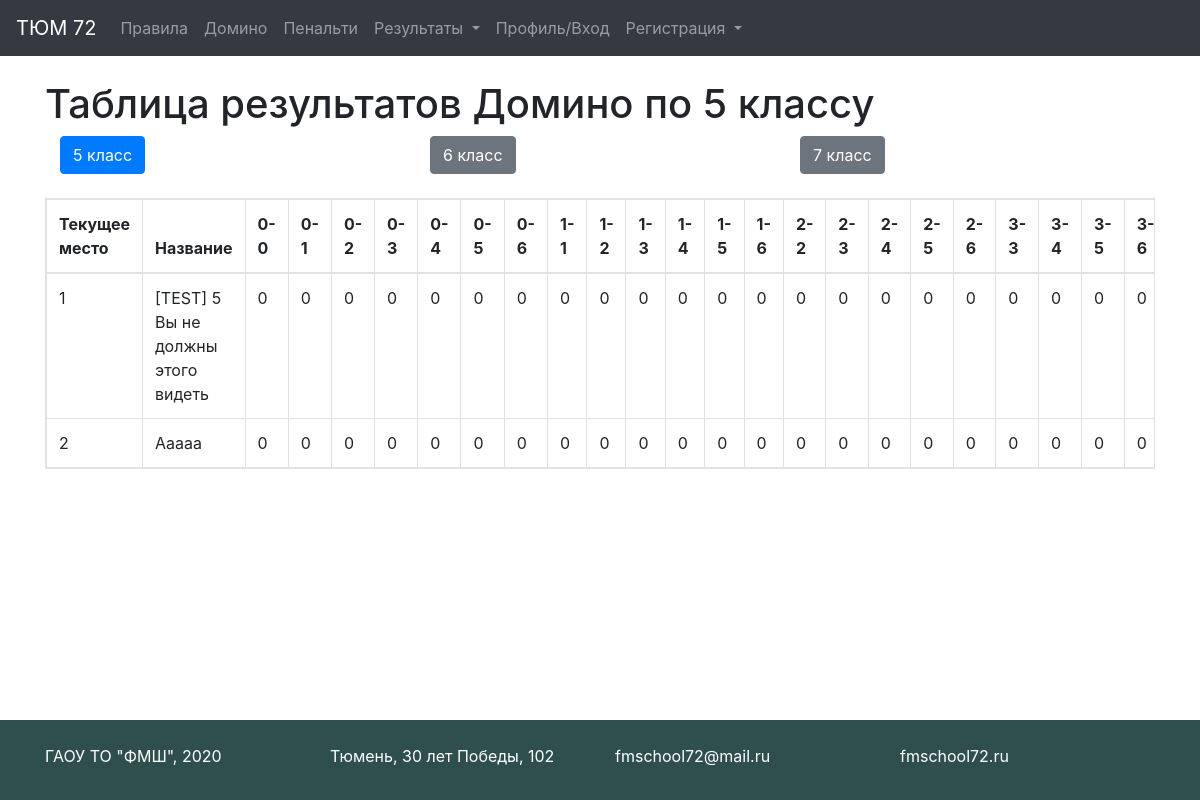
Page /results/domino/5 on the committed database.
### tables this page shows
CREATE TABLE domino_tasks5 (id INTEGER PRIMARY KEY AUTOINCREMENT UNIQUE NOT NULL, title STRING NOT NULL UNIQUE, picked_tasks STRING DEFAULT " ", t1 NOT NULL DEFAULT '0ok', t2 NOT NULL DEFAULT '0ok', t3 NOT NULL DEFAULT '0ok', t4 NOT NULL DEFAULT '0ok', t5 NOT NULL DEFAULT '0ok', t6 NOT NULL DEFAULT '0ok', t7 NOT NULL DEFAULT '0ok', t8 NOT NULL DEFAULT '0ok', t9 NOT NULL DEFAULT '0ok', t10 NOT NULL DEFAULT '0ok', t11 NOT NULL DEFAULT '0ok', t12 NOT NULL DEFAULT '0ok', t13 NOT NULL DEFAULT '0ok', t14 NOT NULL DEFAULT '0ok', t15 NOT NULL DEFAULT '0ok', t16 NOT NULL DEFAULT '0ok', t17 NOT NULL DEFAULT '0ok', t18 NOT NULL DEFAULT '0ok', t19 NOT NULL DEFAULT '0ok', t20 NOT NULL DEFAULT '0ok', t21 NOT NULL DEFAULT '0ok', t22 NOT NULL DEFAULT '0ok', t23 NOT NULL DEFAULT '0ok', t24 NOT NULL DEFAULT '0ok', t25 NOT NULL DEFAULT '0ok', t26 NOT NULL DEFAULT '0ok', t27 NOT NULL DEFAULT '0ok', t28 NOT NULL DEFAULT '0ok', sum INTEGER DEFAULT (0));

### app.py (the view)
@app.route('/results/<game>/<grade>')
def results(game, grade):
    debug_var_test = 0  # 0 - показываем тестовых юзеров, 1 - не показываем
    debug_var_zero = 0  # 0 - показываем юзеров с 0 баллами, 1 - не показываем
    grade = str(grade)
    team = ''
    if is_auth() and str(current_user.grade) == str(grade):
        team = current_user.team_name
    titles = {'domino': 'Домино', 'penalty': 'Пенальти'}
    if game == 'domino':
        info = domino_info
        number = 28
        keys = domino_keys
    else:
        info = penalty_info
        number = 16
        keys = penalty_keys
    table = game + '_tasks' + str(grade)
    con = sqlite3.connect(os.path.join("db", "tasks.db"))
    cur = con.cursor()
    results = cur.execute(f"SELECT * from {table} ORDER BY sum DESC").fetchall()
    con.close()
    if debug_var_test == 1:
        results = [row for row in results if
                   "[TEST]" not in row[1]]  # Не показываем тестовую команду
    if debug_var_zero == 1:
        results = [row for row in results if row[-1] == 0]  # Не показываем тех, кто ничего не набрал
    team_num = len(results)
    return render_template("results.html", team=team, results=results, title=titles[game],
                           grade=grade,
                           info=info, number=number, team_num=team_num, keys=keys)

### app.py (called while the page is built)
def is_auth():
    return current_user.is_authenticated

### templates/results.html (shortened to what this page needs)
{% extends "base.html" %}
{% block content %}
    <h1>Таблица результатов {{ title }} по {{ grade }} классу</h1>
    <div class="container">
        <div class="row">
            {% for grd in ['5', '6', '7'] %}
                {% set a_grd = "./" + grd %}
                {% if grd == grade %}
                    <div class="col-sm">
                        <a href={{a_grd}} type="button" class="btn btn-primary">{{grd}} класс</a></div>
                {% else %}
                    <div class="col-sm">
                        <a href={{a_grd}} type="button" class="btn btn-secondary">{{grd}} класс</a></div>
                {% endif %}
            {% endfor %}
        </div>
    </div>
    <br>
    <table class="table table-bordered table-responsive" id="results">
        <thead>
        <tr>
            <th> Текущее место</th>
            <th> Название</th>
            {% for task in keys %}
                <th width="10%"> {{ info[grade][task]['name'] }} </th>
            {% endfor %}
        </tr>
        </thead>
        {% for place in range(team_num) %}
            <tr>
                {% if results[place][1] == team %}
                    <td class="table-primary"> {{ place + 1 }} </td>
                    <td class="table-primary"> {{ results[place][1] }} </td>
                {% else %}
                    <td> {{ place + 1 }} </td>
                    <td> {{ results[place][1] }} </td>
                {% endif %}
                {% if title == 'Домино' %}
                    {% set step = 3 %}
                {% else %}
                    {% set step = 2 %}
                {% endif %}
                {% for i in range(step, number + step) %}
                    {% set state = results[place][i][-2:] %}
                    {% set points = results[place][i][:-2] %}
                    {% if state == 'af' %}
                        <td class="table-success" width="30px"> {{ points }} </td>
                    {% elif state in ['ff', 'as', 'bf'] %}
                        <td class="table-warning" width="30px"> {{ points }} </td>
                    {% elif state == 'fs' %}
                        <td class="table-danger" width="30px"> {{ points }} </td>
                    {% else %}
                        <td width="30px"> {{ points }} </td>
                    {% endif %}
                {% endfor %}
            </tr>
        {% endfor %}
    </table>
{% endblock %}

### templates/base.html (shortened to what this page needs)
<!doctype html>
<html lang="ru">
<head>
    <link rel="stylesheet"
          href="https://stackpath.bootstrapcdn.com/bootstrap/4.4.1/css/bootstrap.min.css"
>
    <link rel="stylesheet" type="text/css" href="/static/css/style.css"/>
</head>
<body>
<div id="page-container">
    <div id="content-wrap">
        <header>
            <nav class="navbar navbar-expand-lg navbar-dark bg-dark">
                <a class="navbar-brand" href="/">ТЮМ 72</a>
                <div class="collapse navbar-collapse" id="navbarNav">
                    <ul class="navbar-nav">
                        <li class="nav-item">
                            <a class="nav-link" href="/rules">Правила</a>
                        </li>
                        <li class="nav-item">
                            <a class="nav-link" href="/domino">Домино</a>
                        </li>
                        <li class="nav-item">
                            <a class="nav-link" href="/penalty">Пенальти</a>
                        </li>
                        <li class="nav-item dropdown">
                            <a class="nav-link dropdown-toggle" href="#" id="navbarDropdown"
                               role="button" data-toggle="dropdown" aria-haspopup="true"
                               aria-expanded="false">
                                Результаты
                            </a>
                        </li>
                        <li class="nav-item">
                            <a class="nav-link" href="/profile">Профиль/Вход</a>
                        </li>
                        <li class="nav-item dropdown">
                            <a class="nav-link dropdown-toggle" href="#" id="navbarDropdown"
                               role="button" data-toggle="dropdown" aria-haspopup="true"
                               aria-expanded="false">
                                Регистрация
                            </a>
                        </li>
                    </ul>
                </div>
            </nav>
        </header>
        <main role="main" class="container">
            <br>
            {% block content %}{% endblock %}
        </main>
    </div>
    <footer id="footer">
        <br>
        <div class="container">
            <div class="row align-items-center">
                <div class="col">
                    ГАОУ ТО "ФМШ", 2020
                </div>
                <div class="col">
                    <a href="https://www.google.com/maps/place/ул.+30+лет+Победы,+102,+Тюмень,+Тюменская+обл.,+625051/@57.1161719,65.5862042,17z/data=!3m1!4b1!4m5!3m4!1s0x43bbe0de6f18b76f:0xbbb0b63150a73e69!8m2!3d57.116169!4d65.5883929?hl=ru">
                        Тюмень, 30 лет Победы, 102
                    </a>
                </div>
                <div class="col">
                    <a href="mailto:fmschool72@mail.ru?subject=ТЮМ 72" target="_blank">
                        fmschool72@mail.ru
                    </a>
                </div>
                <div class="col">
                    <a href="https://fmschool72.ru/" target="_blank">fmschool72.ru</a>
                </div>
            </div>
        </div>
    </footer>
</div>
</body>
</html>

### static/css/style.css (style rules this page uses)
#page-container { position: relative; min-height: 100vh; }
#content-wrap { padding-bottom: 5rem; }
#footer { background: darkslategrey; color: white; position: absolute; bottom: 0; width: 100%; height: 5rem; }
footer a { color:white; }

### rows in the picture
domino_tasks5: title "[TEST] 5 Вы не должны этого видеть"
domino_tasks5: title "Ааааа"

### other values in the picture
{{ title }} "Домино"
{{ grade }} "5"
{{ grd }} "5"
{{ grd }} "6" "7"
{{ info[grade][task]['name'] }} "0-0" "0-1" "0-2" "0-3" "0-4" "0-5" "0-6" "1-1" "1-2" "1-3" "1-4" "1-5" "1-6" "2-2" "2-3" "2-4" "2-5" "2-6" "3-3" "3-4" "3-5" "3-6"
{{ place + 1 }} "1" "2"
{{ points }} "0" "0" "0" "0" "0" "0" "0" "0" "0" "0" "0" "0" "0" "0" "0" "0" "0" "0" "0" "0" "0" "0" "0" "0" "0" "0" "0" "0" "0" "0" "0" "0" "0" "0" "0" "0" "0" "0" "0" "0" "0" "0" "0" "0"
